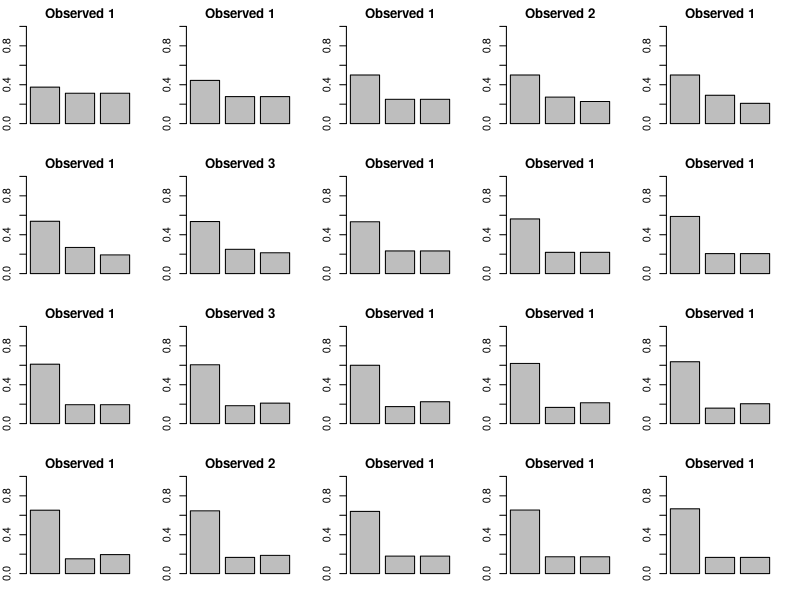
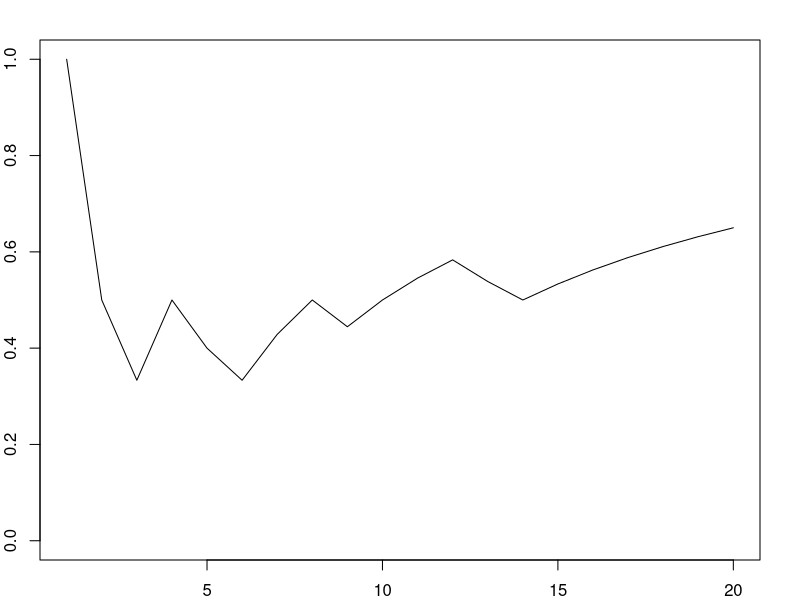

Here is the R script that generated these plots, in order:
rm(list=ls())
#set.seed(11)
#priors expressed as alpha, the pseudo counts
alphas<-c(5,5,5)
#initialize variables
c<-as.numeric(c(NA,NA,NA))
#c<-c(5,3,1)
expected<-as.numeric(c(NA, NA, NA))
proportion<-NULL
choice<-NULL
performance<-NULL
#include the obhect category
objCat<-c(1 ,1 ,1 ,2 ,1 ,1 ,3 ,1, 1, 1, 1, 3, 1, 1 ,1 ,1 ,2 ,1 ,1 ,1)

par(mfrow=c(4,5))
par(mar = c(2, 2, 2, 2))
for (i in 1:20){
  
  #get the object category from the empirical trials  
  if (objCat[i]==1){
    c<-rbind(c,c(1,0,0))
  } else if ((objCat[i]==2)){
    c<-rbind(c,c(0,1,0))
  } else{c<-rbind(c,c(0,0,1))}
  
  observed<-which(c[i+1,]==1)
  #now calculate the expected
  expected<-rbind(expected,((alphas+colSums(c, na.rm=T))/(sum(colSums(c, na.rm=T))+sum(alphas,na.rm=T))))
  #update the alphas
  #alphas<-alphas+colSums(c, na.rm=T)
  alphas<-alphas+c[i+1,]
  #plot them
  barplot(expected[i+1,], ylim=c(0,1), xlab = paste("Trial N", i), main = paste("Observed", observed))
  #the choice is just a random sample from the posterior distribution
  choice[i]<-sample(c(1:3),p=expected[i+1,],1)
  performance[i]<-length(choice[choice==1])/i
}
par(mfrow=c(1,1))
plot(performance ,ylim=c(0,1), type="l")

#sample from the posterior
samples<-sample(c(1:3), p=expected[i+1,],1000, replace = T)

